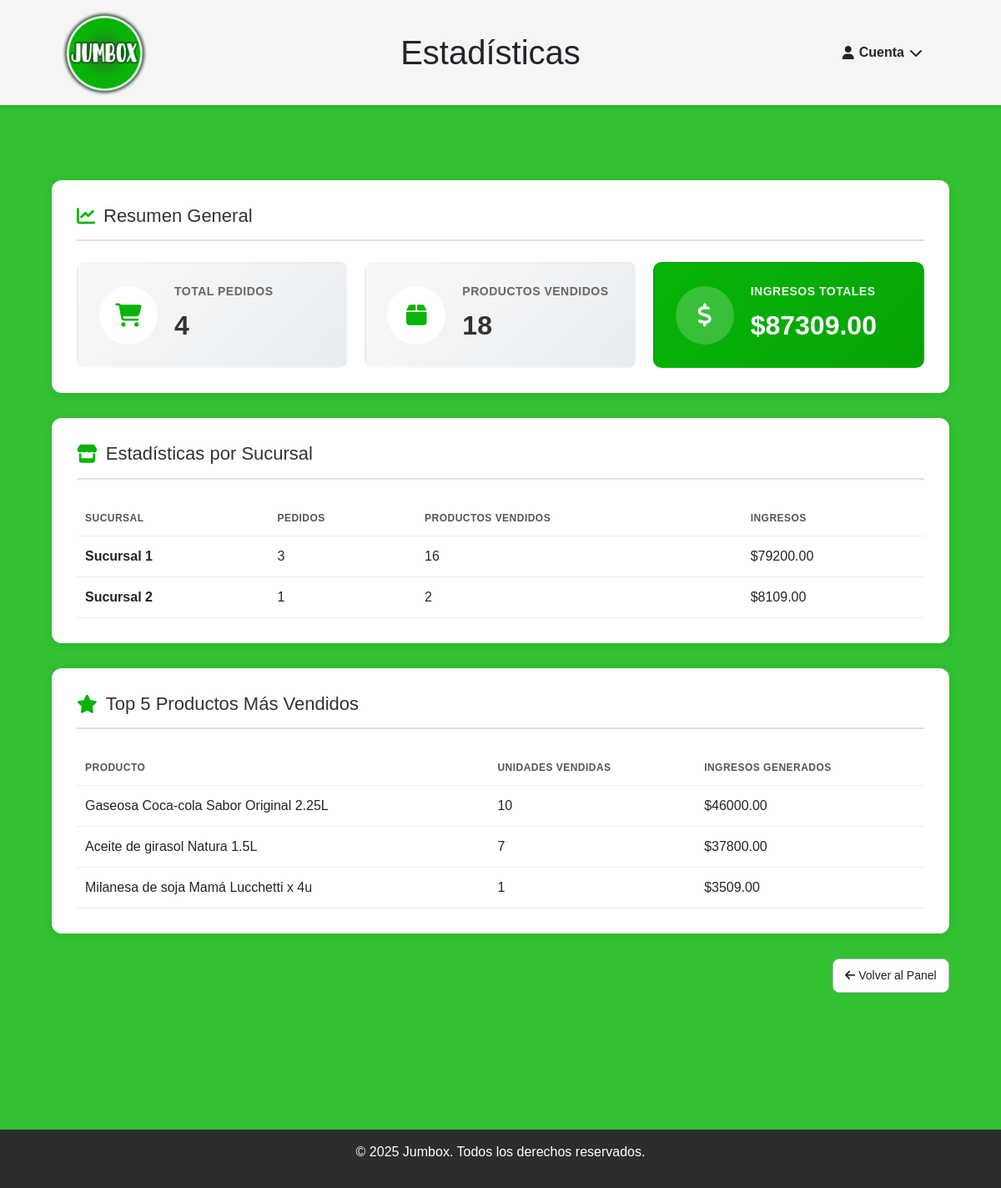
The page /admin/estadisticas (signed in) on the database its author committed.
### tables this page shows
CREATE TABLE cliente (
  id_cliente INTEGER PRIMARY KEY AUTOINCREMENT,
  nombre TEXT NOT NULL,
  direccion TEXT NOT NULL,
  telefono INTEGER NOT NULL UNIQUE,
  contrasena TEXT,
  tipo TEXT DEFAULT 'usuario'
);

CREATE TABLE producto (
  id_producto INTEGER PRIMARY KEY AUTOINCREMENT,
  nombre TEXT NOT NULL,
  precio REAL NOT NULL,
  stock INTEGER NOT NULL,
  fk_categoria INTEGER NOT NULL, imagen BLOB,
  FOREIGN KEY (fk_categoria) REFERENCES categoria(id_categoria)
    ON DELETE NO ACTION ON UPDATE NO ACTION
);

### app/admin/routes.py (the view)
@admin_bp.route('/admin/estadisticas')
def admin_estadisticas():
    resp = require_login_redirect()
    if resp:
        return resp
    if session.get('tipo') != 'admin':
        flash("No autorizado.", "error")
        return redirect(url_for('main.home'))
    with get_conn() as conn:
        estadisticas_sucursales = conn.execute("""
            SELECT
                c.nombre AS sucursal,
                COUNT(DISTINCT p.id_pedido) AS total_pedidos,
                SUM(dp.cantidad) AS productos_vendidos,
                SUM(dp.cantidad * pr.precio) AS total_ventas
            FROM pedido p
            JOIN cliente c ON c.id_cliente = p.fk_sucursal
            JOIN detalles_pedido dp ON dp.fk_pedido = p.id_pedido
            JOIN producto pr ON pr.id_producto = dp.fk_producto
            WHERE c.tipo = 'sucursal'
            GROUP BY c.id_cliente, c.nombre
            ORDER BY total_ventas DESC
        """).fetchall()
        estadisticas_totales = conn.execute("""
            SELECT
                COUNT(DISTINCT p.id_pedido) AS total_pedidos,
                SUM(dp.cantidad) AS productos_vendidos,
                SUM(dp.cantidad * pr.precio) AS total_ventas
            FROM pedido p
            JOIN detalles_pedido dp ON dp.fk_pedido = p.id_pedido
            JOIN producto pr ON pr.id_producto = dp.fk_producto
        """).fetchone()
        productos_mas_vendidos = conn.execute("""
            SELECT
                pr.nombre AS producto,
                SUM(dp.cantidad) AS cantidad_vendida,
                SUM(dp.cantidad * pr.precio) AS ingresos
            FROM detalles_pedido dp
            JOIN producto pr ON pr.id_producto = dp.fk_producto
            GROUP BY pr.id_producto, pr.nombre
            ORDER BY cantidad_vendida DESC
            LIMIT 5
        """).fetchall()
    return render_template('admin_estadisticas.html',
                        estadisticas_sucursales=estadisticas_sucursales,
                        estadisticas_totales=estadisticas_totales,
                        productos_mas_vendidos=productos_mas_vendidos)

### app/utils.py (called while the page is built)
def get_conn():
    conn = sqlite3.connect(current_app.config["DB_NAME"])
    conn.row_factory = sqlite3.Row
    conn.execute("PRAGMA foreign_keys = ON;")
    return conn

def require_login_redirect():
    if 'id_cliente' not in session:
        flash("Necesitás iniciar sesión.", "error")
        return redirect(url_for('auth.login'))
    return None

### templates/admin/admin_estadisticas.html (shortened to what this page needs)
<!DOCTYPE html>
<html lang="es">
<head>
    <link
        href="https://cdn.jsdelivr.net/npm/bootstrap@5.3.3/dist/css/bootstrap.min.css"
        rel="stylesheet"
    >
    <link rel="stylesheet" href="{{ url_for('static', filename='style.css') }}">
    <link rel="stylesheet" href="https://cdnjs.cloudflare.com/ajax/libs/font-awesome/6.5.0/css/all.min.css">
</head>
<body>
    <header class="main-header container-fluid">
        <div class="row align-items-center w-100">
            <div class="col-6 col-md-3 d-flex align-items-center">
                <a href="{{ url_for('main.home') }}">
                    <img src="{{ url_for('static', filename='img/logo.png') }}"
                         alt="Jumbox"
                         class="img-fluid"
                         style="max-width:110px;">
                </a>
            </div>
            <div class="col-12 col-md-6 mt-3 mt-md-0 text-center">
                <div class="titulo-header">
                    <h1 class="m-0">Estadísticas</h1>
                </div>
            </div>
            <div class="col-6 col-md-3 mt-3 mt-md-0 text-end">
                <div class="cuenta d-inline-block" tabindex="0">
                    <div class="cuenta-btn">
                        <i class="fa-solid fa-user"></i>
                        <span>Cuenta</span>
                        <i class="fa-solid fa-chevron-down"></i>
                    </div>
                </div>
            </div>
        </div>
    </header>
    <div class="container mt-3">
    </div>
    <main class="container py-4">
        <div class="estadisticas-container">
            <div class="stats-resumen">
                <h2><i class="fa-solid fa-chart-line"></i> Resumen General</h2>
                <div class="stats-cards">
                    <div class="stat-card">
                        <div class="stat-icon">
                            <i class="fa-solid fa-shopping-cart"></i>
                        </div>
                        <div class="stat-info">
                            <h3>Total Pedidos</h3>
                            <p class="stat-number">{{ estadisticas_totales['total_pedidos'] or 0 }}</p>
                        </div>
                    </div>
                    <div class="stat-card">
                        <div class="stat-icon">
                            <i class="fa-solid fa-box"></i>
                        </div>
                        <div class="stat-info">
                            <h3>Productos Vendidos</h3>
                            <p class="stat-number">{{ estadisticas_totales['productos_vendidos'] or 0 }}</p>
                        </div>
                    </div>
                    <div class="stat-card highlight">
                        <div class="stat-icon">
                            <i class="fa-solid fa-dollar-sign"></i>
                        </div>
                        <div class="stat-info">
                            <h3>Ingresos Totales</h3>
                            <p class="stat-number">
                                ${{ "%.2f"|format(estadisticas_totales['total_ventas'] or 0) }}
                            </p>
                        </div>
                    </div>
                </div>
            </div>
            <div class="stats-sucursales">
                <h2><i class="fa-solid fa-store"></i> Estadísticas por Sucursal</h2>
                <div class="tabla-wrapper">
                    <table class="tabla">
                        <thead>
                            <tr>
                                <th>Sucursal</th>
                                <th class="center">Pedidos</th>
                                <th class="center">Productos Vendidos</th>
                                <th class="right">Ingresos</th>
                            </tr>
                        </thead>
                        <tbody>
                            {% if estadisticas_sucursales %}
                                {% for s in estadisticas_sucursales %}
                                <tr>
                                    <td><strong>{{ s['sucursal'] }}</strong></td>
                                    <td class="center">{{ s['total_pedidos'] }}</td>
                                    <td class="center">{{ s['productos_vendidos'] }}</td>
                                    <td class="right">${{ "%.2f"|format(s['total_ventas']) }}</td>
                                </tr>
                                {% endfor %}
                            {% else %}
                                <tr>
                                    <td colspan="4" class="center">No hay datos de ventas aún</td>
                                </tr>
                            {% endif %}
                        </tbody>
                    </table>
                </div>
            </div>
            <div class="stats-productos">
                <h2><i class="fa-solid fa-star"></i> Top 5 Productos Más Vendidos</h2>
                <div class="tabla-wrapper">
                    <table class="tabla">
                        <thead>
                            <tr>
                                <th>Producto</th>
                                <th class="center">Unidades Vendidas</th>
                                <th class="right">Ingresos Generados</th>
                            </tr>
                        </thead>
                        <tbody>
                            {% if productos_mas_vendidos %}
                                {% for p in productos_mas_vendidos %}
                                <tr>
                                    <td>{{ p['producto'] }}</td>
                                    <td class="center">{{ p['cantidad_vendida'] }}</td>
                                    <td class="right">${{ "%.2f"|format(p['ingresos']) }}</td>
                                </tr>
                                {% endfor %}
                            {% else %}
                                <tr>
                                    <td colspan="3" class="center">No hay productos vendidos aún</td>
                                </tr>
                            {% endif %}
                        </tbody>
                    </table>
                </div>
            </div>
            <div class="acciones mt-3">
                <a href="{{ url_for('admin.admin') }}" class="btn">
                    <i class="fa-solid fa-arrow-left"></i> Volver al Panel
                </a>
            </div>
        </div>
    </main>
    <footer>
        <p>© 2025 Jumbox. Todos los derechos reservados.</p>
    </footer>
</body>
</html>

### static/style.css (style rules this page uses)
html, body { height: 100%; margin: 0; }
body { display: flex; flex-direction: column; min-height: 100vh; }
main { flex: 1; }
body { font-family: Arial, sans-serif; background-color: #07b407d2; margin: 0; padding: 0; }
.main-header { display: flex; align-items: center; justify-content: space-between; padding: 8px 30px; background-color: rgb(245, 245, 245); box-shadow: 0 2px 4px rgba(0,0,0,0.1); position: sticky; top: 0; z-index: 10; }
.cuenta { position: relative; }
.cuenta-btn { display: flex; align-items: center; font-weight: bold; cursor: pointer; white-space: nowrap; gap: 6px; }
footer { background-color: #2d2d2d; color: white; text-align: center; padding: 15px; position: relative; bottom: 0; margin-top: 100px; }
h2 { text-align: center; margin: 20px 0; color: #333; font-size: xx-large; }
.main-header { padding: 8px 70px; }
.acciones { display: flex; gap: 8px; justify-content: flex-end; }
.btn { display: inline-block; border: 1px solid #bbb; background: #fff; padding: .55rem .9rem; border-radius: 8px; text-decoration: none; color: #222; font-size: 14px; cursor: pointer; }
.tabla-wrapper { overflow: auto; }
.tabla { width: 100%; border-collapse: collapse; background: #fff; }
.tabla th, .tabla td { padding: 12px 10px; border-bottom: 1px solid #eee; text-align: left; }
.tabla th { font-size: 12px; text-transform: uppercase; letter-spacing: .04em; color: #555; }
.right { text-align: right; }
.center { text-align: center; }
td { padding: 12px 10px; border-bottom: 1px solid #eee; text-align: left; }
.estadisticas-container { max-width: 1200px; margin: 40px auto; padding: 0 20px; }
.stats-resumen, .stats-sucursales, .stats-productos, .stats-estado { background: white; border-radius: 12px; padding: 30px; margin-bottom: 30px; box-shadow: 0 2px 12px rgba(0, 0, 0, 0.08); }
.stats-resumen h2, .stats-sucursales h2, .stats-productos h2, .stats-estado h2 { margin: 0 0 25px 0; color: #333; font-size: 22px; display: flex; align-items: center; gap: 10px; padding-bottom: 15px; border-bottom: 2px solid #e0e0e0; }
.stats-resumen h2 i, .stats-sucursales h2 i, .stats-productos h2 i, .stats-estado h2 i { color: #07b407; }
.stats-cards { display: grid; grid-template-columns: repeat(auto-fit, minmax(250px, 1fr)); gap: 20px; margin-top: 20px; }
.stat-card { background: linear-gradient(135deg, #f8f9fa 0%, #e9ecef 100%); border-radius: 10px; padding: 25px; display: flex; align-items: center; gap: 20px; transition: all 0.3s ease; border: 2px solid transparent; }
.stat-card.highlight { background: linear-gradient(135deg, #07b407 0%, #06a306 100%); color: white; }
.stat-card.highlight .stat-icon { background: rgba(255, 255, 255, 0.2); color: white; }
.stat-card.highlight .stat-info h3 { color: rgba(255, 255, 255, 0.9); }
.stat-icon { width: 70px; height: 70px; background: white; border-radius: 50%; display: flex; align-items: center; justify-content: center; font-size: 28px; color: #07b407; flex-shrink: 0; }
.stat-info h3 { margin: 0 0 8px 0; font-size: 14px; font-weight: 600; color: #666; text-transform: uppercase; letter-spacing: 0.5px; }
.stat-number { margin: 0; font-size: 32px; font-weight: 700; color: #333; }
.stat-card.highlight .stat-number { color: white; }

### rows shown on the page
cliente: sucursal "Sucursal 1", total_pedidos "3", productos_vendidos "16", total_ventas "79200.00"
cliente: sucursal "Sucursal 2", total_pedidos "1", productos_vendidos "2", total_ventas "8109.00"
producto: producto "Gaseosa Coca-cola Sabor Original 2.25L", cantidad_vendida "10", ingresos "46000.00"
producto: producto "Aceite de girasol Natura 1.5L", cantidad_vendida "7", ingresos "37800.00"
producto: producto "Milanesa de soja Mamá Lucchetti x 4u", cantidad_vendida "1", ingresos "3509.00"

### other values the page prints
{{ estadisticas_totales['total_pedidos'] or 0 }} "4"
{{ estadisticas_totales['productos_vendidos'] or 0 }} "18"
{{ "%.2f"|format(estadisticas_totales['total_ventas'] or 0) }} "87309.00"
